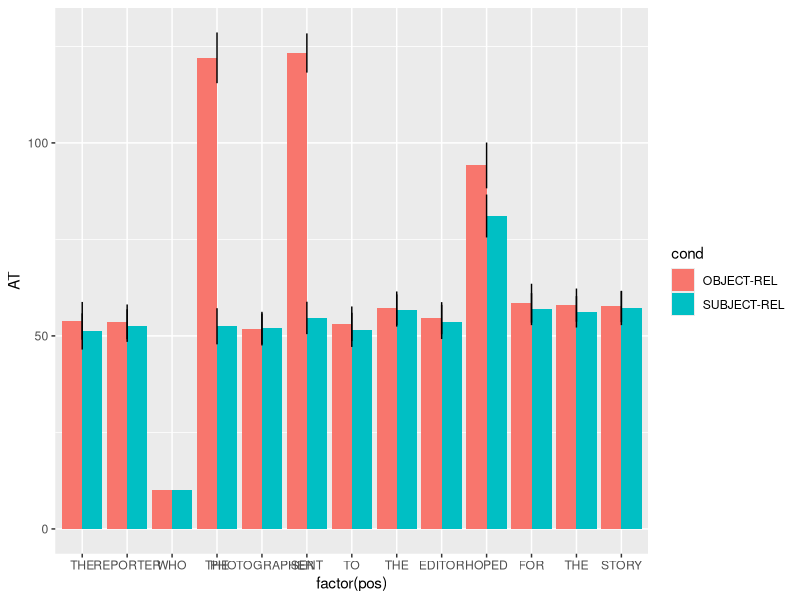
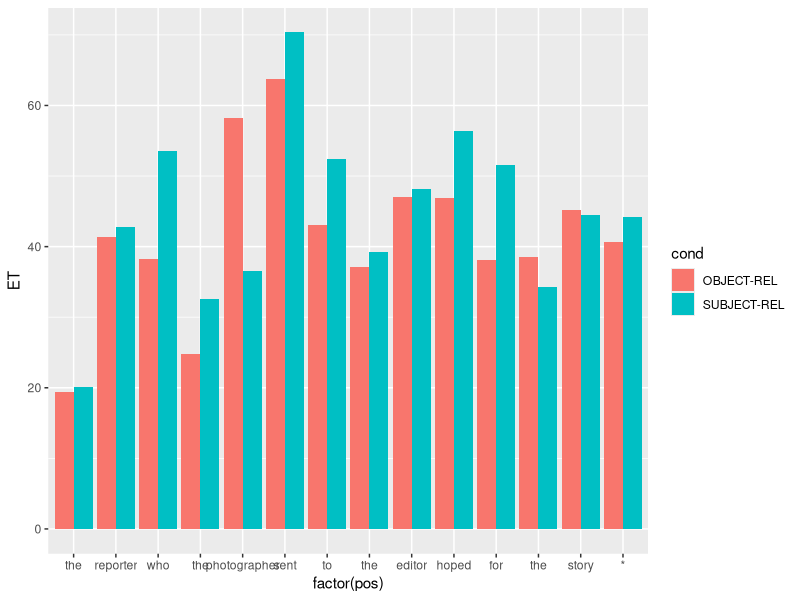
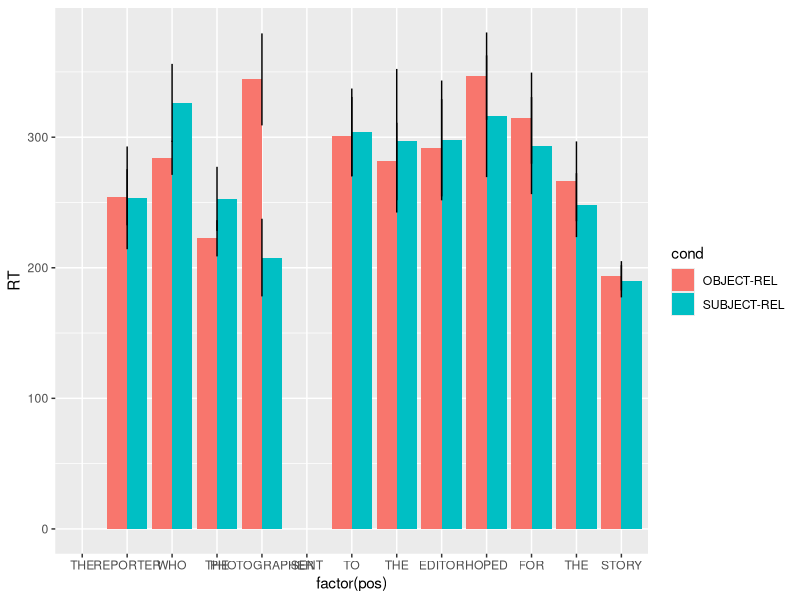
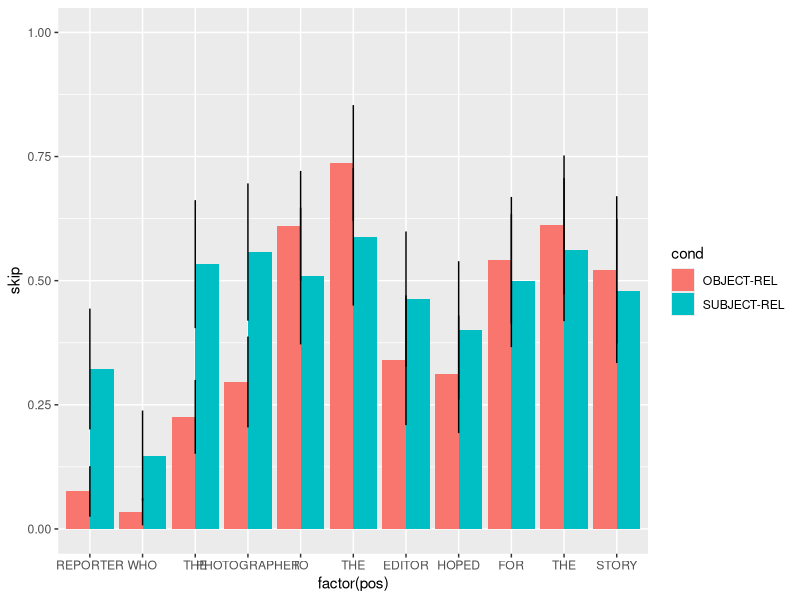
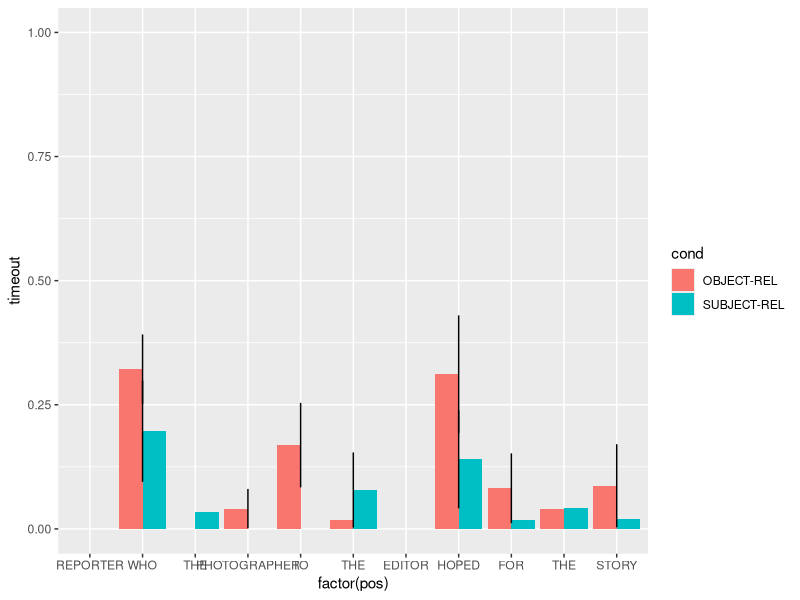
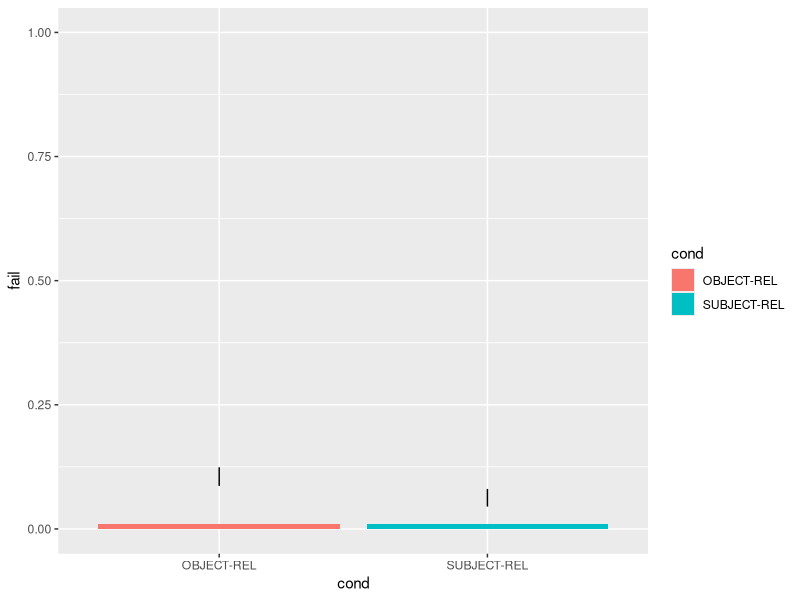
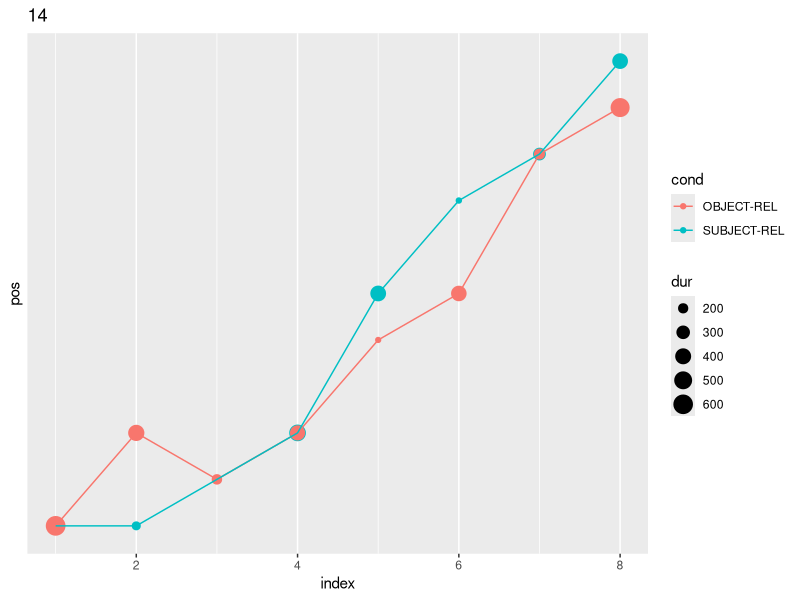

Generate these figures, in order, with R:
rm(list=ls())
# library(em2)
library(reshape)
library(ggplot2)

## Function for computing confidence intervals
ci <- function (x) 
{
    m <- mean(x, na.rm = TRUE)
    n <- length(x[!is.na(x)])
    s <- sd(x, na.rm = TRUE)
    upper <- m + qt(0.975, df = n - 1) * (s/sqrt(n))
    lower <- m + qt(0.025, df = n - 1) * (s/sqrt(n))
    return(data.frame(lower = lower, upper = upper))
}

##------------------------------------------------------------
## READ SIMULATION DATA
##------------------------------------------------------------
f <- read.table("fixations.txt", header=T)
colnames(f) <- c("exp","iteration","cond","pos","word","dur")
f$cond <- factor(f$cond)
head(f)
summary(f)


##------------------------------------------------------------
## READ ADDITIONAL INFO
##------------------------------------------------------------
m <- f

## ATTACHMENT TIMES:
att <- read.table("attachments.txt", header=TRUE)
colnames(att) <- c("exp","iteration","cond","pos","word","AT")
att$cond <- factor(att$cond)
dim(m)
m <- merge(m[-5], att, by=c("exp","iteration","cond","pos"), all.x=TRUE, all.y=TRUE)
dim(m)


## ENCODING TIMES:
enc <- read.table("enctimes.txt", header=TRUE)
colnames(enc) <- c("exp","iteration","cond","pos","word","ET","ecc","freq")
enc$cond <- factor(enc$cond)
enc$iteration <- factor(enc$iteration)
dim(m)
m <- merge(m, enc[-5], by=c("exp","iteration","cond","pos"), all.x=TRUE)
dim(m)

## TRIAL MESSAGES
msg <- read.table("trialmessages.txt", header=F)
colnames(msg) <- c("exp","iteration","cond","pos","word","variable","value")

trialinfo <- subset(msg[,-c(4,5)], variable!="timeout")
trialinfo <- reshape(trialinfo, idvar = c("exp","iteration","cond"), timevar="variable", direction="wide")
colnames(trialinfo) <- gsub("value.","", colnames(trialinfo))
trialinfo <- droplevels(trialinfo)

## Merge with EM results
dim(m)
m <- merge(m, trialinfo, by=c("exp","iteration","cond"), all.x=TRUE)
m$fail <- ifelse(is.na(m$fail), 0, 1)
dim(m)

## TIMEOUTS:
tmo <- droplevels(subset(msg, variable=="timeout"))
colnames(tmo)[6:7] <- c("timeout", "tmo-eyloc")
tmo$timeout <- 1
dim(m)
m <- merge(m, tmo[,-5], by=c("exp","iteration","cond","pos"), all.x=TRUE)
dim(m)
m$timeout[is.na(m$timeout)] <- 0

## SKIPPINGS ##
m$dur[is.na(m$dur)] <- 0
m$skip <- 0
m$skip[m$dur==0] <- 1




##------------------------------------------------------------
## MEANS
##------------------------------------------------------------


## FAILURES
fail <- cast(m, cond~., function(x) c(M=mean(x), N=length(x)), value="fail")
fail$SE <- sqrt(fail$M*(1-fail$M))/sqrt(fail$N)
fail$CI.lower <- fail$M + qt(.025, df=fail$N-1) * fail$SE
fail$CI.upper <- fail$M + qt(.975, df=fail$N-1) * fail$SE
colnames(fail)[4] <- "fail"

m <- subset(m, pos!=1 & pos!=6 & !is.na(word))

## ATT
at <- cast(att, cond+pos+word~., function(x) c(M=mean(x), SE=sd(x)/sqrt(length(x))), value="AT")
colnames(at)[4] <- "AT"
## ENC
et <- cast(enc, cond+pos+word~., mean, value="ET")
colnames(et)[4] <- "ET"
## RT
rt <- cast(subset(m, dur!=0 & !is.na(word)), cond+pos+word~., function(x) c(M=mean(x), SE=sd(x)/sqrt(length(x))), value="dur")
colnames(rt)[4] <- "RT"
# merge
rt <- merge(rt[-3], at, by=c("cond","pos"), all.x=TRUE, all.y=TRUE)
rt$RT[is.na(rt$RT)] <- 0
# sort rows of dataframe
rt <- rt[with(rt, order(cond,pos)), ]
## SKIP
skip <- cast(m, cond+pos+word~., function(x) c(M=mean(x), N=length(x)), value="skip")
skip$SE <- sqrt(skip$M*(1-skip$M))/sqrt(skip$N)
skip$CI.lower <- skip$M + qt(.025, df=skip$N-1) * skip$SE
skip$CI.upper <- skip$M + qt(.975, df=skip$N-1) * skip$SE
colnames(skip)[4] <- "skip"

## SKIP
to <- cast(m, cond+pos+word~., function(x) c(M=mean(x), N=length(x)), value="timeout")
to$SE <- sqrt(to$M*(1-to$M))/sqrt(to$N)
to$CI.lower <- to$M + qt(.025, df=to$N-1) * to$SE
to$CI.upper <- to$M + qt(.975, df=to$N-1) * to$SE
colnames(to)[4] <- "timeout"



##------------------------------------------------------------
## PLOTS
##------------------------------------------------------------

## PLOT ATTACHMENT TIMES ##
(pa <- ggplot(at, aes(factor(pos), AT, fill=cond)) + geom_bar(stat="identity", position="dodge") + scale_x_discrete(labels=at$word) + geom_errorbar(aes(max=AT+2*SE, min=AT-2*SE, width=0)))
ggsave(pa, file="plot-attachment-times.pdf")

## PLOT ENCODING TIMES ##
(pe <- ggplot(et, aes(factor(pos), ET, fill=cond)) + geom_bar(stat="identity", position="dodge") + scale_x_discrete(labels=et$word))
ggsave(pe, file="plot-encoding-times.pdf")

## PLOT READING TIMES ##
(pr <- ggplot(rt, aes(factor(pos), RT, group=cond, fill=cond)) + geom_bar(stat="identity", position="dodge") + scale_x_discrete(labels=rt$word) + geom_errorbar(aes(max=RT+2*SE.x, min=RT-2*SE.x, width=0)))
ggsave(pr, file="plot-reading-times.pdf")

## PLOT SKIPPING RATES ##
(ps <- ggplot(skip, aes(factor(pos), skip, group=cond, fill=cond)) + geom_bar(stat="identity", position="dodge") + ylim(0,1) + scale_x_discrete(labels=skip$word) + geom_errorbar(aes(max=CI.upper, min=CI.lower, width=0)))
ggsave(ps, file="plot-skipping-rate.pdf")

## PLOT TIMEOUTS ##
(ps <- ggplot(to, aes(factor(pos), timeout, group=cond, fill=cond)) + geom_bar(stat="identity", position="dodge") + ylim(0,1) + scale_x_discrete(labels=to$word) + geom_errorbar(aes(max=CI.upper, min=CI.lower, width=0)))
ggsave(ps, file="plot-timeout-rate.pdf")

## PLOT FAILURE RATES ##
(pf <- ggplot(fail, aes(cond, fail, group=cond, fill=cond)) + geom_bar(stat="identity", position="dodge") + ylim(0,1)  + geom_errorbar(aes(max=CI.upper, min=CI.lower, width=0)))
ggsave(pf, file="plot-failure-rate.pdf")



##------------------------------------------------------------
## SCANPATHS
##------------------------------------------------------------
f$index <- NA
for(i in unique(f$iteration)){
	for(c in f$cond){
		s <- (f$iteration==i & f$cond==c)
		f$index[s] <- 1:length(f$pos[s])
	}
}

## PLOT SCANPATH OF RANDOM TRIAL ##
if(length(unique(f$iteration))>1) i <- sample(unique(f$iteration),1) else i <- unique(f$iteration)
f1 <- subset(f, iteration%in%i)
(p3 <- ggplot(f1, aes(index, pos, group=cond, col=cond)) + geom_point(aes(size=dur)) + geom_line() + scale_y_discrete(labels=rt$word[rt$cond==levels(rt$cond)[1]]) + ggtitle(i))
ggsave(p3, file="plot-scanpath.pdf")

## PLOT SCANPATH OF 7 RANDOM TRIALS ##
if(length(unique(f$iteration))>1){
	i <- sample(unique(f$iteration),7)
	f1 <- subset(f, iteration%in%i)
	(p4 <- ggplot(f1, aes(index, pos, group=cond, col=cond)) + geom_point(aes(size=dur)) + geom_line() + facet_grid(.~iteration) + scale_y_discrete(labels=rt$word[rt$cond==levels(rt$cond)[1]]) + theme(legend.position="bottom"))
	ggsave(p4, file="plot-7scanpaths.pdf", width=13, height=6)
}
